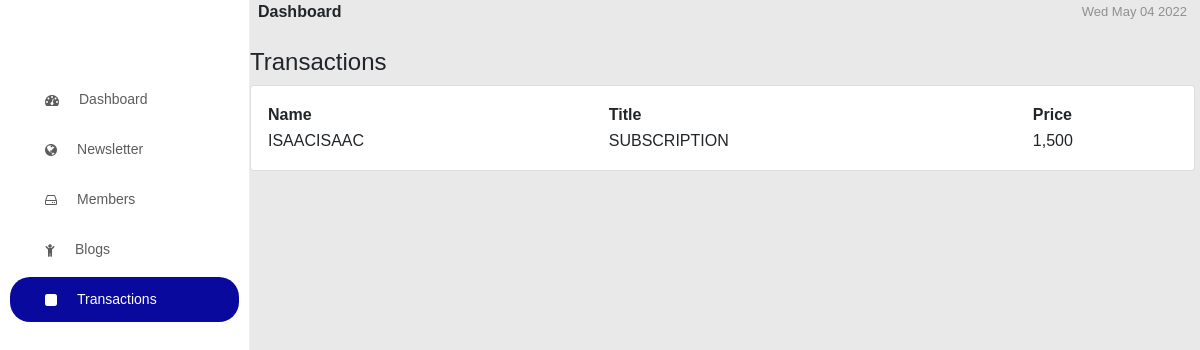
/admin/transactions.php, run on an earlier commit of the app's database.
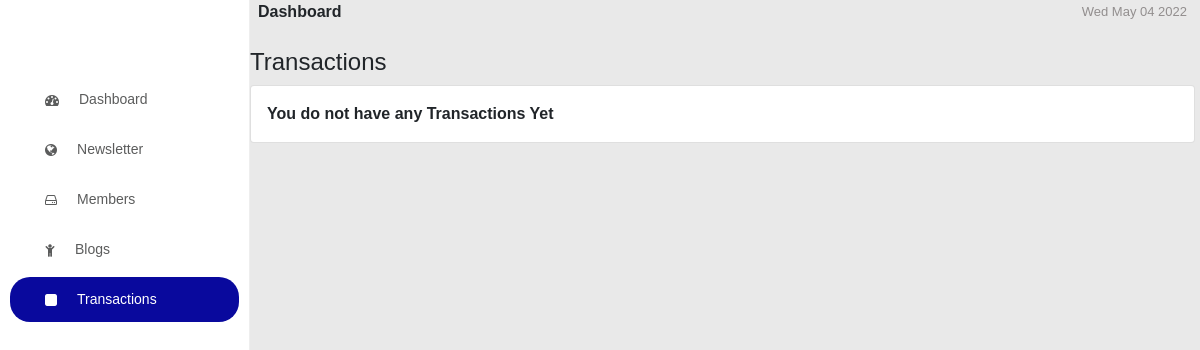
And on a later commit of the database.
### tables this page shows
CREATE TABLE `transaction` (
  `id` int(11) NOT NULL,
  `title` varchar(30) NOT NULL,
  `amount` int(30) NOT NULL,
  `user_id` int(11) NOT NULL
);

### admin/transactions.php (the view, shortened to what this page needs)
<!DOCTYPE html>
<html lang="en">
<head>
  	<link rel="stylesheet" href="../assets/fonts/icomoon/style.css">
    <link rel="stylesheet" href="../assets/datatables.min.css">
    <link rel="stylesheet" href="../assets/css/bootstrap.min.css">
    <link href="../assets/css/dashboard.css" rel="stylesheet">
</head>
<body>
    <nav>
        <br>
        <br>
        <br>
        <ul>
            <li ><a href="dashboard.php"><i class="icon-dashboard"></i><span> Dashboard</span> </a></li>
            <li><a href="newsletter.php"> <i class="icon-globe"></i> <span> Newsletter</span> </a></li>
            <li><a href="members.php"> <i class="icon-hdd-o"></i> <span> Members </span> </a></li>
            <li ><a href="blog.php"> <i class="icon-child"></i> <span> Blogs </span> </a></li>
            <li class="active"><a href="transactions.php"> <i class="icon-square"> </i><span> Transactions </span> </a></li>
        </ul>
        <br>
    </nav>
    <main style="margin-right:5px;">
        <div class="intro-div">
            <b>Dashboard</b>
            <span id="time" class="time"></span>
        </div>
        <br>
        <section class="content-main">
            <div style="display:flex;justify-content:space-between;flex-wrap:wrap;">
                <div class="content-header" style="margin-bottom:0">
                    <h4> Transactions</h4>
                </div>
            </div>
            <div class="card mb-4">
                <div class="card-body">
                    <div class="table-responsive">
                        <table id="example" class="display" style="width:100%">
                            <?php
                require('../backend/connection.php');
                $sql = "SELECT * FROM `transaction`";
                $query = mysqli_query($con,$sql);
                 if($query){
                     if(mysqli_num_rows($query) > 0){
                         $output = "<thead>
                         <tr>
                             <th>Name</th>
                             <th>Title</th>
                             <th>Price</th>
                         </tr>
                     </thead><tbody>";
                     while($row = mysqli_fetch_assoc($query)){
                         $output .="<tr>
                         <td>".strtoupper($row['name'])."</td>
                         <td>".strtoupper($row['title'])."</td>
                         <td>".number_format($row['amount'])."</td>
                   </tr>";
                     }
                 }else{
                     $output = '<b>You do not have any Transactions Yet</b>';
                 }
                 echo $output."</tbody>";
                 }
                ?>
                        </table>
                    </div>
                </div>
            </div>
        </section>
    </main>
</body>
</html>

What changed in the data, as far as the page shows it:
removed transaction: name "ISAACISAAC", title "SUBSCRIPTION", amount "1,500"
Also different on the page:
text no longer shown: "Name Title Price"
text now shown: "You do not have any Transactions Yet"
